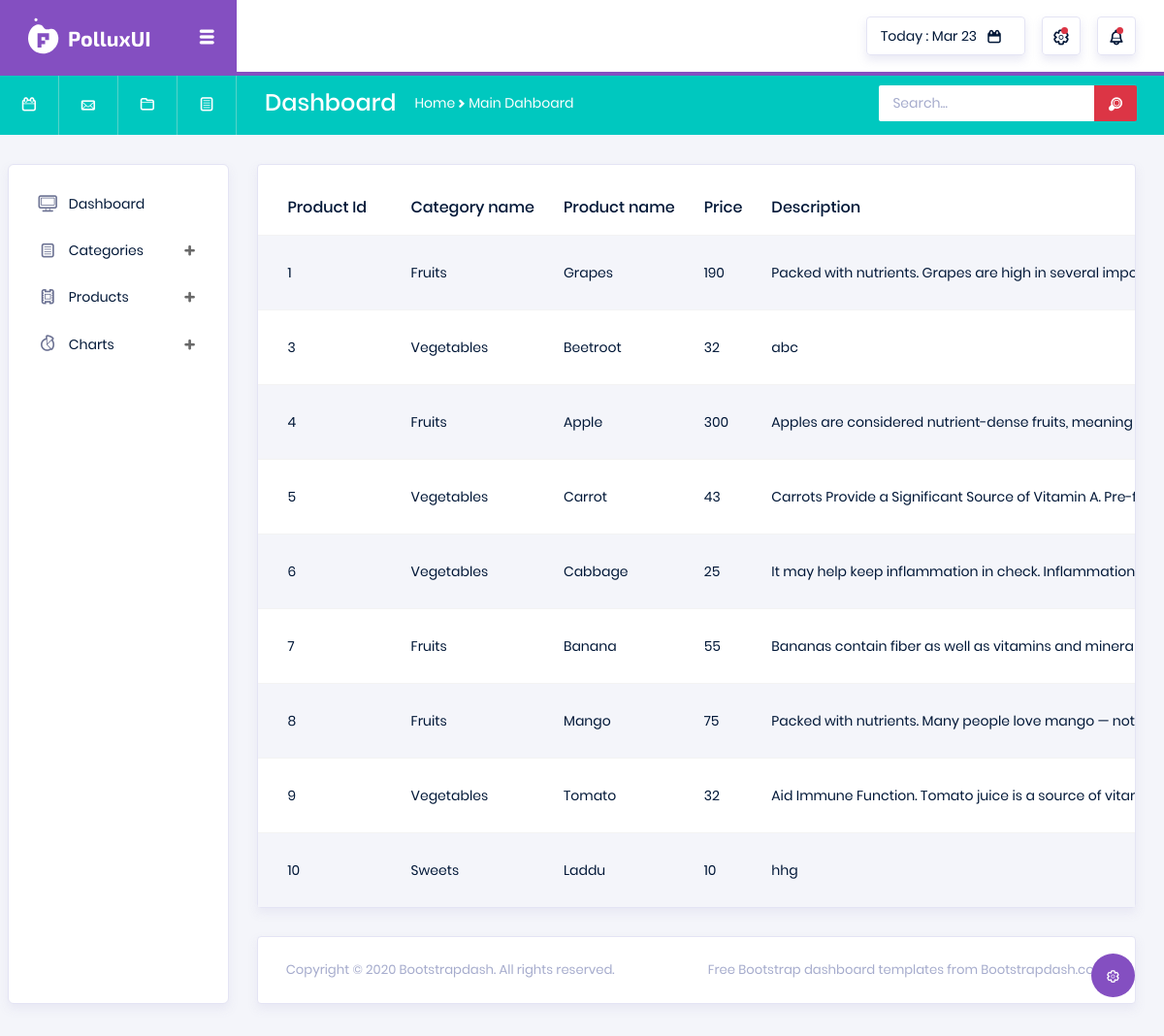
Screenshot of /Backend/our_products/ with the database file from the repository.
### Backend/models.py (models this page shows)
class ProductDb(models.Model):
    Category = models.CharField(max_length=100, null=True, blank=True)
    ProductName = models.CharField(max_length=100, null=True, blank=True)
    Price = models.IntegerField(null=True, blank=True)
    Description = models.CharField(max_length=100, null=True, blank=True)
    ProductImage = models.ImageField(upload_to="Product Images", null=True, blank=True)

### Backend/views.py (the view)
# urls.py: path('our_products/', views.display_product_page, name="our_products"),
def display_product_page(req):
    pro = ProductDb.objects.all()
    return render(req, "Product_Display.html", {'pro':pro})

### Backend/templates/Product_Display.html (shortened to what this page needs)
<!DOCTYPE html>
{% extends 'index.html' %}
{% block content %}
<html lang="en">
<head>
</head>
<body>
<div class="row">
            <div class="col-md-12">
              <div class="card">
                <div class="table-responsive pt-3">
                  <table class="table table-striped project-orders-table">
                    <thead>
                      <tr>
                        <th >Product Id</th>
                        <th>Category name</th>
                        <th>Product name</th>
                        <th>Price</th>
                        <th>Description</th>
                      </tr>
                    </thead>
                    <tbody>
                    {% for d in pro %}
                      <tr>
                        <td>{{d.id}}</td>
                        <td>{{d.Category}}</td>
                        <td>{{d.ProductName}}</td>
                        <td>{{d.Price}}</td>
                        <td>{{d.Description}}</td>
                      </tr>
                    {% endfor %}
                    </tbody>
                  </table>
                </div>
              </div>
            </div>
          </div>
</body>
</html>
{% endblock %}

### rows the page displays
ProductDb: id "1", Category "Fruits", ProductName "Grapes", Price "190", Description "Packed with nutrients. Grapes are high in several…"
ProductDb: id "3", Category "Vegetables", ProductName "Beetroot", Price "32", Description "abc"
ProductDb: id "4", Category "Fruits", ProductName "Apple", Price "300", Description "Apples are considered nutrient-dense fruits, meaning…"
ProductDb: id "5", Category "Vegetables", ProductName "Carrot", Price "43", Description "Carrots Provide a Significant Source of Vitamin A.…"
ProductDb: id "6", Category "Vegetables", ProductName "Cabbage", Price "25", Description "It may help keep inflammation in check. Inflammation…"
ProductDb: id "7", Category "Fruits", ProductName "Banana", Price "55", Description "Bananas contain fiber as well as vitamins and…"
ProductDb: id "8", Category "Fruits", ProductName "Mango", Price "75", Description "Packed with nutrients. Many people love mango — not…"
ProductDb: id "9", Category "Vegetables", ProductName "Tomato", Price "32", Description "Aid Immune Function. Tomato juice is a source of…"
ProductDb: id "10", Category "Sweets", ProductName "Laddu", Price "10", Description "hhg"
